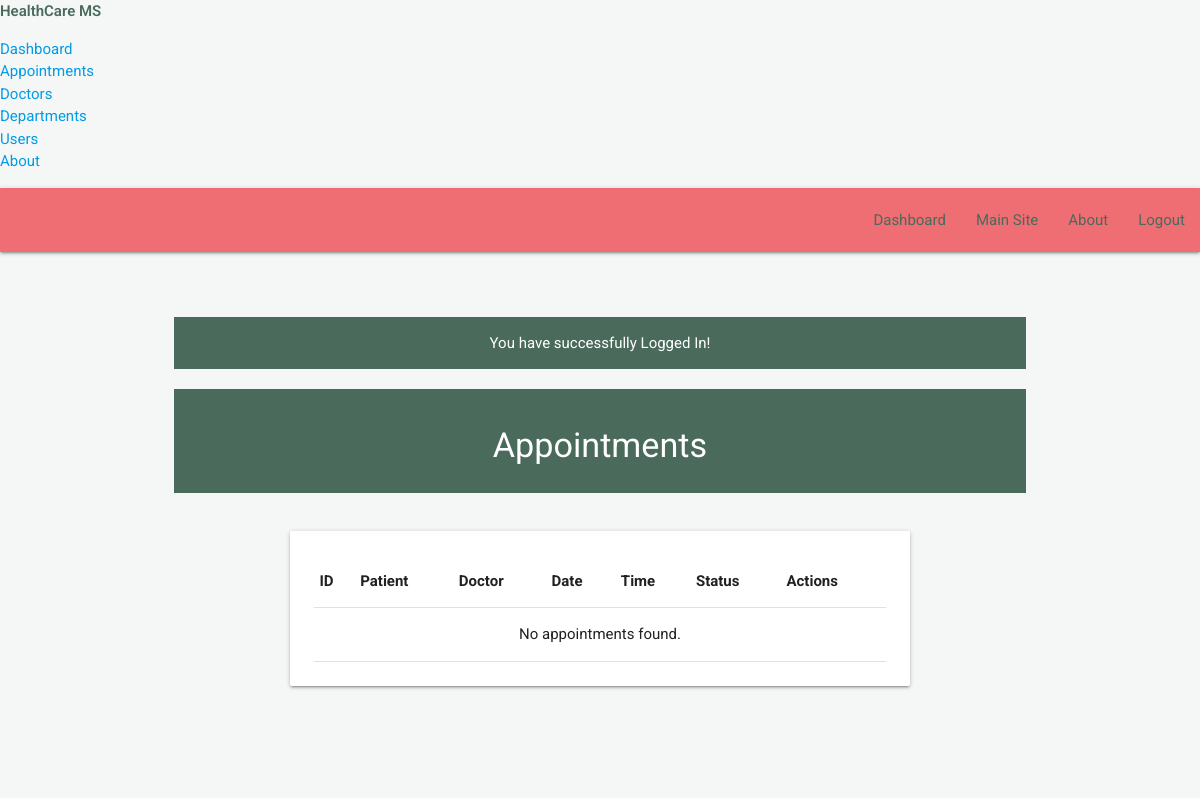
The app's page /admin/appointment-list.php (signed in), older data.
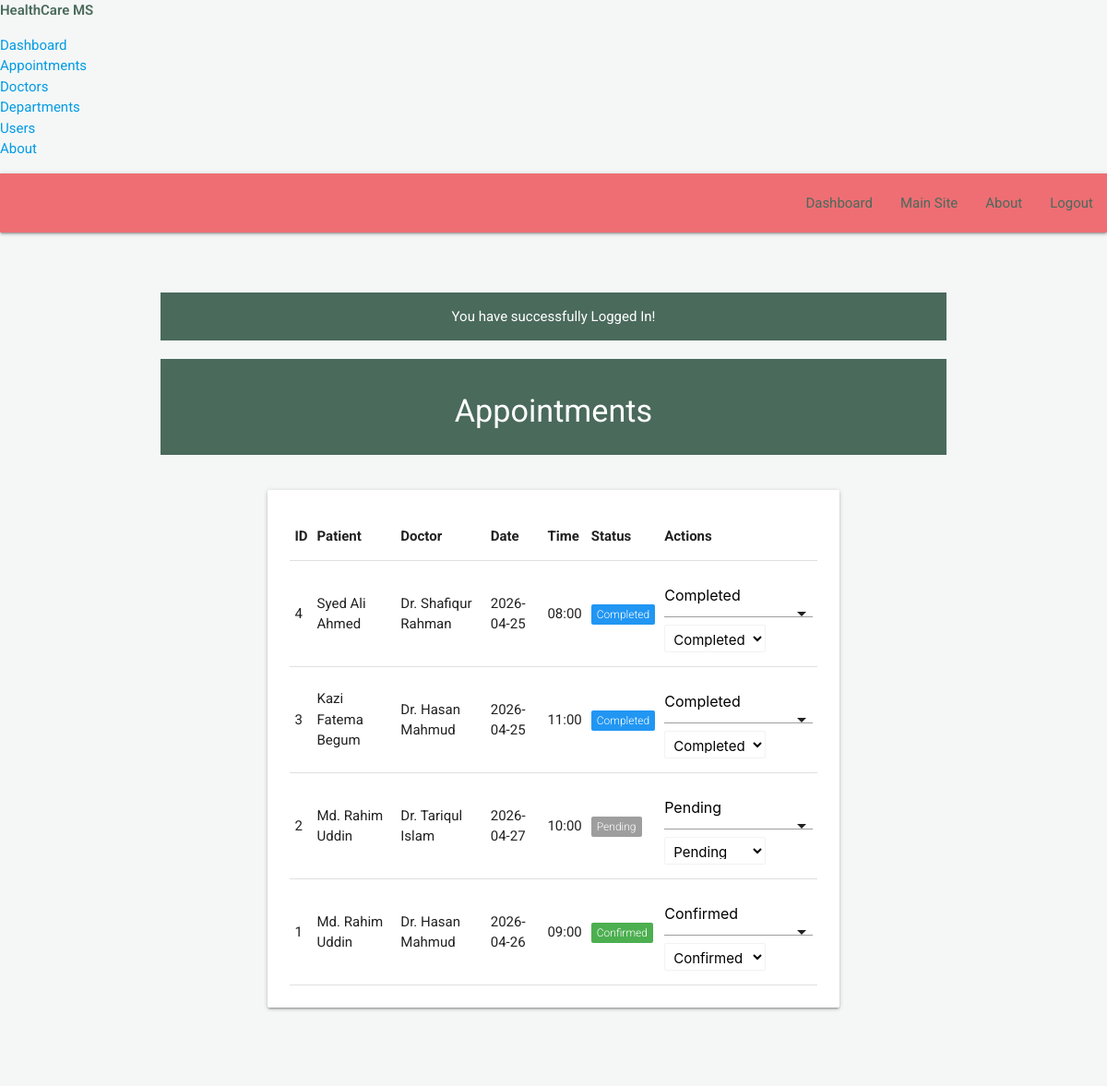
The same page, newer data.
### tables this page shows
CREATE TABLE `appointments` (
    `id` int(11) NOT NULL,
    `patient_name` varchar(100) DEFAULT NULL,
    `patient_email` varchar(100) DEFAULT NULL,
    `doctor_id` int(11) DEFAULT NULL,
    `dept_id` int(11) DEFAULT NULL,
    `appointment_date` varchar(100) DEFAULT NULL,
    `appointment_time` varchar(100) DEFAULT NULL,
    `status` varchar(50) DEFAULT 'pending',
    `notes` varchar(500) DEFAULT NULL
);

CREATE TABLE `doctors` (
    `id` int(11) NOT NULL,
    `dept_id` int(10) NOT NULL,
    `name` varchar(50) NOT NULL,
    `email` varchar(50) NOT NULL,
    `image` varchar(250) NOT NULL,
    `specialization` varchar(250) NOT NULL,
    `fee` int(255) NOT NULL,
    `available_start` varchar(20) DEFAULT '09:00',
    `available_end` varchar(20) DEFAULT '17:00'
);

### admin/appointment-list.php (the view, shortened to what this page needs)
<?php
require_once('../backends/connection-pdo.php');
$sql = "SELECT a.*, d.name as doctor_name, dept.dept_name FROM appointments a JOIN doctors d ON a.doctor_id = d.id JOIN departments dept ON a.dept_id = dept.id ORDER BY a.id DESC";
$query = $pdoconn->prepare($sql);
$query->execute();
$appointments = $query->fetchAll(PDO::FETCH_ASSOC);
?>
<?php require('layout/header.php'); ?>
<?php require('layout/left-sidebar-long.php'); ?>
<?php require('layout/topnav.php'); ?>
<?php require('layout/left-sidebar-short.php'); ?>
<?php
if (isset($_SESSION['msg'])) {
    echo '<div class="section white-text" style="background: #4a6a5c;">'.$_SESSION['msg'].'</div>';
}
?>
<div class="section white-text center" style="background: #4a6a5c; margin-top: 20px;">
    <h4>Appointments</h4>
</div>
<div class="container" style="margin-top: 30px; margin-bottom: 50px;">
    <div class="row">
        <div class="col s12">
            <div class="card">
                <div class="card-content">
                    <table class="highlight responsive-table">
                        <thead>
                            <tr>
                                <th>ID</th>
                                <th>Patient</th>
                                <th>Doctor</th>
                                <th>Date</th>
                                <th>Time</th>
                                <th>Status</th>
                                <th>Actions</th>
                            </tr>
                        </thead>
                        <tbody>
                            <?php if (count($appointments) > 0): ?>
                                <?php foreach ($appointments as $app): ?>
                                    <tr>
                                        <td><?php echo $app['id']; ?></td>
                                        <td><?php echo htmlspecialchars($app['patient_name']); ?></td>
                                        <td><?php echo htmlspecialchars($app['doctor_name']); ?></td>
                                        <td><?php echo htmlspecialchars($app['appointment_date']); ?></td>
                                        <td><?php echo htmlspecialchars($app['appointment_time']); ?></td>
                                        <td>
                                            <?php
                                            $status_color = 'grey';
                                            if ($app['status'] == 'confirmed') $status_color = 'green';
                                            if ($app['status'] == 'completed') $status_color = 'blue';
                                            ?>
                                            <span class="new badge <?php echo $status_color; ?>" data-badge-caption=""><?php echo ucfirst($app['status']); ?></span>
                                        </td>
                                        <td>
                                            <form action="../backends/update-appointment.php" method="POST" style="display: inline;">
                                                <select name="status" onchange="this.form.submit()" style="display: inline-block; width: auto; height: 30px;">
                                                    <option value="pending" <?php echo ($app['status'] == 'pending') ? 'selected' : ''; ?>>Pending</option>
                                                    <option value="confirmed" <?php echo ($app['status'] == 'confirmed') ? 'selected' : ''; ?>>Confirmed</option>
                                                    <option value="completed" <?php echo ($app['status'] == 'completed') ? 'selected' : ''; ?>>Completed</option>
                                                </select>
                                            </form>
                                        </td>
                                    </tr>
                                <?php endforeach; ?>
                            <?php else: ?>
                                <tr>
                                    <td colspan="7" class="center">No appointments found.</td>
                                </tr>
                            <?php endif; ?>
                        </tbody>
                    </table>
                </div>
            </div>
        </div>
    </div>
</div>
<?php require('layout/footer.php'); ?>

Row changes from the older to the newer data that the page shows:
added appointments: id "4", patient_name "Syed Ali Ahmed", doctor.name "Dr. Shafiqur Rahman", appointment_date "2026-04-25", appointment_time "08:00", status "Completed"
added appointments: id "3", patient_name "Kazi Fatema Begum", doctor.name "Dr. Hasan Mahmud", appointment_date "2026-04-25", appointment_time "11:00", status "Completed"
added appointments: id "2", patient_name "Md. Rahim Uddin", doctor.name "Dr. Tariqul Islam", appointment_date "2026-04-27", appointment_time "10:00", status "Pending"
added appointments: id "1", patient_name "Md. Rahim Uddin", doctor.name "Dr. Hasan Mahmud", appointment_date "2026-04-26", appointment_time "09:00", status "Confirmed"
Text that changed along with them:
text no longer shown: "No appointments found."
